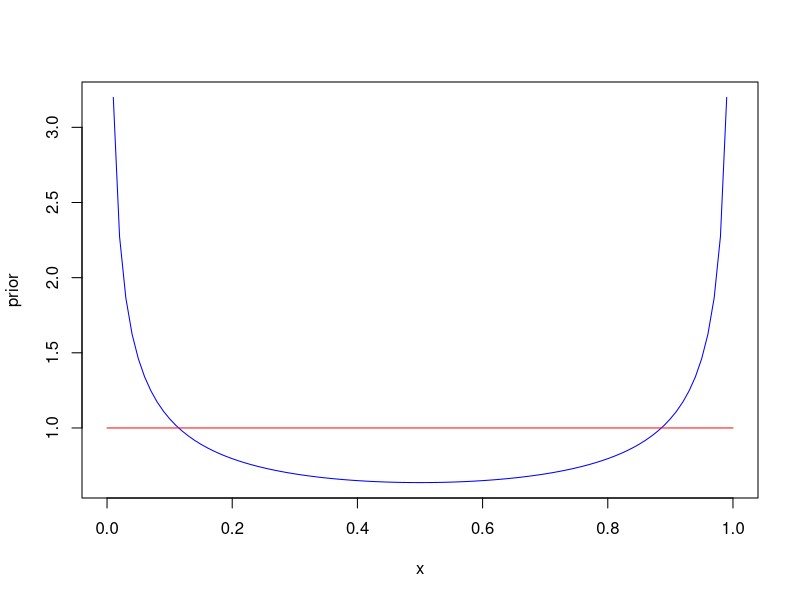
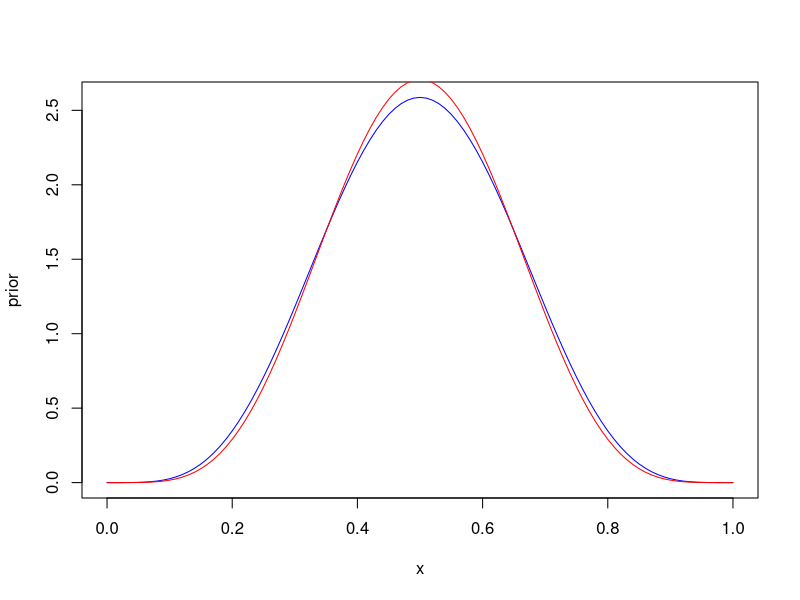

Write R code to recreate these figures, in order.
#prior
x=0:100/100

#uninformative
plot(x, dbeta(x, 0.5, 0.5), 'l', col='blue', ylab="prior")
# uniform
lines(x, dbeta(x, 1, 1), 'l', col='red')

# coin toss
n = 10
h = 5
plot(x, dbeta(x, 0.5+h, 0.5+(n-h)), 'l', col='blue', ylab="prior")
lines(x, dbeta(x, 1+h, 1+(n-h)), col='red')
